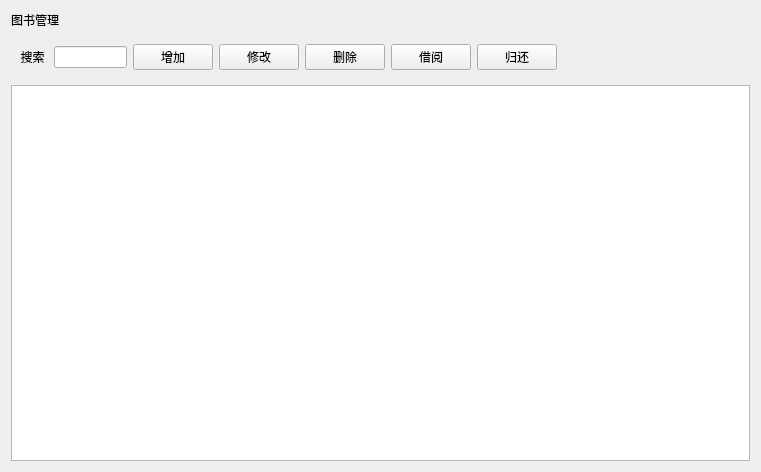
<?xml version="1.0" encoding="UTF-8"?>
<ui version="4.0">
 <class>BookMgr</class>
 <widget class="QWidget" name="BookMgr">
  <property name="geometry">
   <rect>
    <x>0</x>
    <y>0</y>
    <width>761</width>
    <height>472</height>
   </rect>
  </property>
  <property name="windowTitle">
   <string>Form</string>
  </property>
  <layout class="QGridLayout" name="gridLayout_2">
   <item row="3" column="0">
    <widget class="QTableView" name="tableView"/>
   </item>
   <item row="0" column="0">
    <widget class="QLabel" name="label_2">
     <property name="text">
      <string>图书管理</string>
     </property>
    </widget>
   </item>
   <item row="1" column="0">
    <widget class="QWidget" name="widget" native="true">
     <layout class="QGridLayout" name="gridLayout">
      <item row="0" column="3">
       <widget class="QPushButton" name="pushButton_2">
        <property name="text">
         <string>修改</string>
        </property>
       </widget>
      </item>
      <item row="0" column="0">
       <widget class="QLabel" name="label">
        <property name="text">
         <string>搜索 </string>
        </property>
        <property name="alignment">
         <set>Qt::AlignmentFlag::AlignRight|Qt::AlignmentFlag::AlignTrailing|Qt::AlignmentFlag::AlignVCenter</set>
        </property>
       </widget>
      </item>
      <item row="0" column="1">
       <widget class="QLineEdit" name="lineEdit"/>
      </item>
      <item row="0" column="4">
       <widget class="QPushButton" name="pushButton_4">
        <property name="text">
         <string>删除</string>
        </property>
       </widget>
      </item>
      <item row="0" column="5">
       <widget class="QPushButton" name="pushButton_3">
        <property name="text">
         <string>借阅</string>
        </property>
       </widget>
      </item>
      <item row="0" column="7">
       <spacer name="horizontalSpacer">
        <property name="orientation">
         <enum>Qt::Orientation::Horizontal</enum>
        </property>
        <property name="sizeHint" stdset="0">
         <size>
          <width>218</width>
          <height>20</height>
         </size>
        </property>
       </spacer>
      </item>
      <item row="0" column="2">
       <widget class="QPushButton" name="pushButton">
        <property name="text">
         <string>增加</string>
        </property>
       </widget>
      </item>
      <item row="0" column="6">
       <widget class="QPushButton" name="pushButton_5">
        <property name="text">
         <string>归还</string>
        </property>
       </widget>
      </item>
     </layout>
    </widget>
   </item>
  </layout>
 </widget>
 <resources/>
 <connections/>
</ui>
